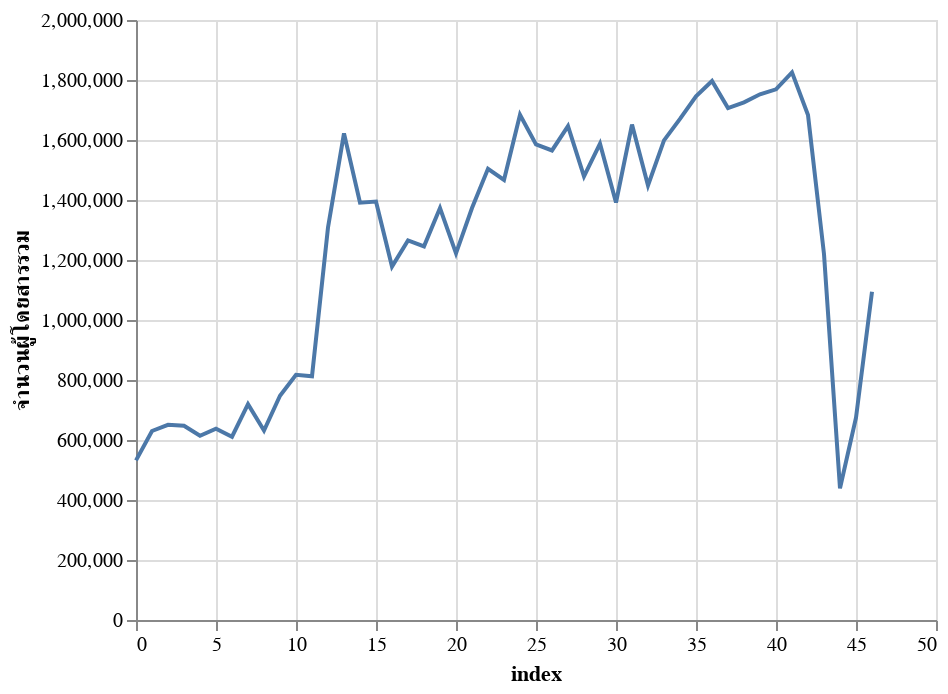

This figure's notebook cell:
### Code cell
alt.Chart(bts.reset_index()).mark_line().encode(
    x="index",
    y="จำนวนผู้โดยสารรวม"
)

### Figure 1 — Vega-Lite specification as saved in the notebook (floating-point values rounded to 4 significant figures)
{"config": {"view": {"continuousWidth": 400, "continuousHeight": 300}}, "data": {"name": "data-8da9968fc646121ba044b026059834b5"}, "mark": "line", "encoding": {"x": {"type": "quantitative", "field": "index"}, "y": {"type": "quantitative", "field": "จำนวนผู้โดยสารรวม"}}, "$schema": "https://vega.github.io/schema/vega-lite/v4.8.1.json", "datasets": {"data-8da9968fc646121ba044b026059834b5": [{"index": 0, "เดือน": "สิงหาคม", "ปี": 2559, "โครงการ": "โครงการรถไฟฟ้ามหานคร สายฉลองรัชธรรม", "จำนวนผู้โดยสารรวม": 532026, "จำนวนผู้โดยสารเฉลี่ยรายวัน": 20172, "จำนวนผู้โดยสารเฉลี่ยรายวันธรรมดา": 20492, "จำนวนผู้โดยสารเฉลี่ยรายวันหยุด": 19568}, {"index": 1, "เดือน": "กันยายน", "ปี": 2559, "โครงการ": "โครงการรถไฟฟ้ามหานคร สายฉลองรัชธรรม", "จำนวนผู้โดยสารรวม": 629963, "จำนวนผู้โดยสารเฉลี่ยรายวัน": 20999, "จำนวนผู้โดยสารเฉลี่ยรายวันธรรมดา": 22658, "จำนวนผู้โดยสารเฉลี่ยรายวันหยุด": 16437}, {"index": 2, "เดือน": "ตุลาคม", "ปี": 2559, "โครงการ": "โครงการรถไฟฟ้ามหานคร สายฉลองรัชธรรม", "จำนวนผู้โดยสารรวม": 650772, "จำนวนผู้โดยสารเฉลี่ยรายวัน": 20993, "จำนวนผู้โดยสารเฉลี่ยรายวันธรรมดา": 24212, "จำนวนผู้โดยสารเฉลี่ยรายวันหยุด": 15140}, {"index": 3, "เดือน": "พฤศจิกายน", "ปี": 2559, "โครงการ": "โครงการรถไฟฟ้ามหานคร สายฉลองรัชธรรม", "จำนวนผู้โดยสารรวม": 647337, "จำนวนผู้โดยสารเฉลี่ยรายวัน": 21578, "จำนวนผู้โดยสารเฉลี่ยรายวันธรรมดา": 24238, "จำนวนผู้โดยสารเฉลี่ยรายวันหยุด": 14264}, {"index": 4, "เดือน": "ธันวาคม", "ปี": 2559, "โครงการ": "โครงการรถไฟฟ้ามหานคร สายฉลองรัชธรรม", "จำนวนผู้โดยสารรวม": 614216, "จำนวนผู้โดยสารเฉลี่ยรายวัน": 19161, "จำนวนผู้โดยสารเฉลี่ยรายวันธรรมดา": 23048, "จำนวนผู้โดยสารเฉลี่ยรายวันหยุด": 12093}, {"index": 5, "เดือน": "มกราคม", "ปี": 2560, "โครงการ": "โครงการรถไฟฟ้ามหานคร สายฉลองรัชธรรม", "จำนวนผู้โดยสารรวม": 637589, "จำนวนผู้โดยสารเฉลี่ยรายวัน": 20500, "จำนวนผู้โดยสารเฉลี่ยรายวันธรรมดา": 24330, "จำนวนผู้โดยสารเฉลี่ยรายวันหยุด": 13538}, {"index": 6, "เดือน": "กุมภาพันธ์", "ปี": 2560, "โครงการ": "โครงการรถไฟฟ้ามหานคร สายฉลองรัชธรรม", "จำนวนผู้โดยสารรวม": 610955, "จำนวนผู้โดยสารเฉลี่ยรายวัน": 21822, "จำนวนผู้โดยสารเฉลี่ยรายวันธรรมดา": 25410, "จำนวนผู้โดยสารเฉลี่ยรายวันหยุด": 14248}, {"index": 7, "เดือน": "มีนาคม", "ปี": 2560, "โครงการ": "โครงการรถไฟฟ้ามหานคร สายฉลองรัชธรรม", "จำนวนผู้โดยสารรวม": 719225, "จำนวนผู้โดยสารเฉลี่ยรายวัน": 23201, "จำนวนผู้โดยสารเฉลี่ยรายวันธรรมดา": 25447, "จำนวนผู้โดยสารเฉลี่ยรายวันหยุด": 16741}, {"index": 8, "เดือน": "เมษายน", "ปี": 2560, "โครงการ": "โครงการรถไฟฟ้ามหานคร สายฉลองรัชธรรม", "จำนวนผู้โดยสารรวม": 631343, "จำนวนผู้โดยสารเฉลี่ยรายวัน": 21045, "จำนวนผู้โดยสารเฉลี่ยรายวันธรรมดา": 25678, "จำนวนผู้โดยสารเฉลี่ยรายวันหยุด": 15750}, {"index": 9, "เดือน": "พฤษภาคม", "ปี": 2560, "โครงการ": "โครงการรถไฟฟ้ามหานคร สายฉลองรัชธรรม", "จำนวนผู้โดยสารรวม": 747530, "จำนวนผู้โดยสารเฉลี่ยรายวัน": 24144, "จำนวนผู้โดยสารเฉลี่ยรายวันธรรมดา": 28127, "จำนวนผู้โดยสารเฉลี่ยรายวันหยุด": 16901}, {"index": 10, "เดือน": "มิถุนายน", "ปี": 2560, "โครงการ": "โครงการรถไฟฟ้ามหานคร สายฉลองรัชธรรม", "จำนวนผู้โดยสารรวม": 817146, "จำนวนผู้โดยสารเฉลี่ยรายวัน": 27243, "จำนวนผู้โดยสารเฉลี่ยรายวันธรรมดา": 30217, "จำนวนผู้โดยสารเฉลี่ยรายวันหยุด": 19066}, {"index": 11, "เดือน": "กรกฎาคม", "ปี": 2560, "โครงการ": "โครงการรถไฟฟ้ามหานคร สายฉลองรัชธรรม", "จำนวนผู้โดยสารรวม": 812445, "จำนวนผู้โดยสารเฉลี่ยรายวัน": 26565, "จำนวนผู้โดยสารเฉลี่ยรายวันธรรมดา": 31501, "จำนวนผู้โดยสารเฉลี่ยรายวันหยุด": 18749}, {"index": 12, "เดือน": "สิงหาคม", "ปี": 2560, "โครงการ": "โครงการรถไฟฟ้ามหานคร สายฉลองรัชธรรม", "จำนวนผู้โดยสารรวม": 1308446, "จำนวนผู้โดยสารเฉลี่ยรายวัน": 38931, "จำนวนผู้โดยสารเฉลี่ยรายวันธรรมดา": 43224, "จำนวนผู้โดยสารเฉลี่ยรายวันหยุด": 28436}, {"index": 13, "เดือน": "กันยายน", "ปี": 2560, "โครงการ": "โครงการรถไฟฟ้ามหานคร สายฉลองรัชธรรม", "จำนวนผู้โดยสารรวม": 1622195, "จำนวนผู้โดยสารเฉลี่ยรายวัน": 46909, "จำนวนผู้โดยสารเฉลี่ยรายวันธรรมดา": 52322, "จำนวนผู้โดยสารเฉลี่ยรายวันหยุด": 34278}, {"index": 14, "เดือน": "ตุลาคม", "ปี": 2560, "โครงการ": "โครงการรถไฟฟ้ามหานคร สายฉลองรัชธรรม", "จำนวนผู้โดยสารรวม": 1390911, "จำนวนผู้โดยสารเฉลี่ยรายวัน": 45897, "จำนวนผู้โดยสารเฉลี่ยรายวันธรรมดา": 53861, "จำนวนผู้โดยสารเฉลี่ยรายวันหยุด": 32140}, {"index": 15, "เดือน": "พฤศจิกายน", "ปี": 2560, "โครงการ": "โครงการรถไฟฟ้ามหานคร สายฉลองรัชธรรม", "จำนวนผู้โดยสารรวม": 1394867, "จำนวนผู้โดยสารเฉลี่ยรายวัน": 46519, "จำนวนผู้โดยสารเฉลี่ยรายวันธรรมดา": 52042, "จำนวนผู้โดยสารเฉลี่ยรายวันหยุด": 31330}, {"index": 16, "เดือน": "ธันวาคม", "ปี": 2560, "โครงการ": "โครงการรถไฟฟ้ามหานคร สายฉลองรัชธรรม", "จำนวนผู้โดยสารรวม": 1178015, "จำนวนผู้โดยสารเฉลี่ยรายวัน": 40311, "จำนวนผู้โดยสารเฉลี่ยรายวันธรรมดา": 48421, "จำนวนผู้โดยสารเฉลี่ยรายวันหยุด": 27470}, {"index": 17, "เดือน": "มกราคม", "ปี": 2561, "โครงการ": "โครงการรถไฟฟ้ามหานคร สายฉลองรัชธรรม", "จำนวนผู้โดยสารรวม": 1265194, "จำนวนผู้โดยสารเฉลี่ยรายวัน": 42748, "จำนวนผู้โดยสารเฉลี่ยรายวันธรรมดา": 50011, "จำนวนผู้โดยสารเฉลี่ยรายวันหยุด": 27495}, {"index": 18, "เดือน": "กุมภาพันธ์", "ปี": 2561, "โครงการ": "โครงการรถไฟฟ้ามหานคร สายฉลองรัชธรรม", "จำนวนผู้โดยสารรวม": 1245391, "จำนวนผู้โดยสารเฉลี่ยรายวัน": 45228, "จำนวนผู้โดยสารเฉลี่ยรายวันธรรมดา": 51381, "จำนวนผู้โดยสารเฉลี่ยรายวันหยุด": 29846}, {"index": 19, "เดือน": "มีนาคม", "ปี": 2561, "โครงการ": "โครงการรถไฟฟ้ามหานคร สายฉลองรัชธรรม", "จำนวนผู้โดยสารรวม": 1373053, "จำนวนผู้โดยสารเฉลี่ยรายวัน": 45004, "จำนวนผู้โดยสารเฉลี่ยรายวันธรรมดา": 51731, "จำนวนผู้โดยสารเฉลี่ยรายวันหยุด": 30877}, {"index": 20, "เดือน": "เมษายน", "ปี": 2561, "โครงการ": "โครงการรถไฟฟ้ามหานคร สายฉลองรัชธรรม", "จำนวนผู้โดยสารรวม": 1222331, "จำนวนผู้โดยสารเฉลี่ยรายวัน": 40833, "จำนวนผู้โดยสารเฉลี่ยรายวันธรรมดา": 51597, "จำนวนผู้โดยสารเฉลี่ยรายวันหยุด": 26756}, {"index": 21, "เดือน": "พฤษภาคม", "ปี": 2561, "โครงการ": "โครงการรถไฟฟ้ามหานคร สายฉลองรัชธรรม", "จำนวนผู้โดยสารรวม": 1373252, "จำนวนผู้โดยสารเฉลี่ยรายวัน": 45050, "จำนวนผู้โดยสารเฉลี่ยรายวันธรรมดา": 53101, "จำนวนผู้โดยสารเฉลี่ยรายวันหยุด": 30412}, {"index": 22, "เดือน": "มิถุนายน", "ปี": 2561, "โครงการ": "โครงการรถไฟฟ้ามหานคร สายฉลองรัชธรรม", "จำนวนผู้โดยสารรวม": 1504118, "จำนวนผู้โดยสารเฉลี่ยรายวัน": 49964, "จำนวนผู้โดยสารเฉลี่ยรายวันธรรมดา": 57088, "จำนวนผู้โดยสารเฉลี่ยรายวันหยุด": 33341}, {"index": 23, "เดือน": "กรกฎาคม", "ปี": 2561, "โครงการ": "โครงการรถไฟฟ้ามหานคร สายฉลองรัชธรรม", "จำนวนผู้โดยสารรวม": 1466777, "จำนวนผู้โดยสารเฉลี่ยรายวัน": 48613, "จำนวนผู้โดยสารเฉลี่ยรายวันธรรมดา": 58741, "จำนวนผู้โดยสารเฉลี่ยรายวันหยุด": 30199}, {"index": 24, "เดือน": "สิงหาคม", "ปี": 2561, "โครงการ": "โครงการรถไฟฟ้ามหานคร สายฉลองรัชธรรม", "จำนวนผู้โดยสารรวม": 1683823, "จำนวนผู้โดยสารเฉลี่ยรายวัน": 54223, "จำนวนผู้โดยสารเฉลี่ยรายวันธรรมดา": 62892, "จำนวนผู้โดยสารเฉลี่ยรายวันหยุด": 33034}, {"index": 25, "เดือน": "กันยายน", "ปี": 2561, "โครงการ": "โครงการรถไฟฟ้ามหานคร สายฉลองรัชธรรม", "จำนวนผู้โดยสารรวม": 1585030, "จำนวนผู้โดยสารเฉลี่ยรายวัน": 53453, "จำนวนผู้โดยสารเฉลี่ยรายวันธรรมดา": 62352, "จำนวนผู้โดยสารเฉลี่ยรายวันหยุด": 35653}, {"index": 26, "เดือน": "ตุลาคม", "ปี": 2561, "โครงการ": "โครงการรถไฟฟ้ามหานคร สายฉลองรัชธรรม", "จำนวนผู้โดยสารรวม": 1565132, "จำนวนผู้โดยสารเฉลี่ยรายวัน": 51304, "จำนวนผู้โดยสารเฉลี่ยรายวันธรรมดา": 60299, "จำนวนผู้โดยสารเฉลี่ยรายวันหยุด": 32414}, {"index": 27, "เดือน": "พฤศจิกายน", "ปี": 2561, "โครงการ": "โครงการรถไฟฟ้ามหานคร สายฉลองรัชธรรม", "จำนวนผู้โดยสารรวม": 1646422, "จำนวนผู้โดยสารเฉลี่ยรายวัน": 55070, "จำนวนผู้โดยสารเฉลี่ยรายวันธรรมดา": 62003, "จำนวนผู้โดยสารเฉลี่ยรายวันหยุด": 36004}, {"index": 28, "เดือน": "ธันวาคม", "ปี": 2561, "โครงการ": "โครงการรถไฟฟ้ามหานคร สายฉลองรัชธรรม", "จำนวนผู้โดยสารรวม": 1478857, "จำนวนผู้โดยสารเฉลี่ยรายวัน": 47859, "จำนวนผู้โดยสารเฉลี่ยรายวันธรรมดา": 58140, "จำนวนผู้โดยสารเฉลี่ยรายวันหยุด": 33624}, {"index": 29, "เดือน": "มกราคม", "ปี": 2562, "โครงการ": "โครงการรถไฟฟ้ามหานคร สายฉลองรัชธรรม", "จำนวนผู้โดยสารรวม": 1587555, "จำนวนผู้โดยสารเฉลี่ยรายวัน": 51347, "จำนวนผู้โดยสารเฉลี่ยรายวันธรรมดา": 59159, "จำนวนผู้โดยสารเฉลี่ยรายวันหยุด": 32252}, {"index": 30, "เดือน": "กุมภาพันธ์", "ปี": 2562, "โครงการ": "โครงการรถไฟฟ้ามหานคร สายฉลองรัชธรรม", "จำนวนผู้โดยสารรวม": 1391757, "จำนวนผู้โดยสารเฉลี่ยรายวัน": 51548, "จำนวนผู้โดยสารเฉลี่ยรายวันธรรมดา": 60349, "จำนวนผู้โดยสารเฉลี่ยรายวันหยุด": 32967}, {"index": 31, "เดือน": "มีนาคม", "ปี": 2562, "โครงการ": "โครงการรถไฟฟ้ามหานคร สายฉลองรัชธรรม", "จำนวนผู้โดยสารรวม": 1651391, "จำนวนผู้โดยสารเฉลี่ยรายวัน": 53701, "จำนวนผู้โดยสารเฉลี่ยรายวันธรรมดา": 61262, "จำนวนผู้โดยสารเฉลี่ยรายวันหยุด": 37284}, {"index": 32, "เดือน": "เมษายน", "ปี": 2562, "โครงการ": "โครงการรถไฟฟ้ามหานคร สายฉลองรัชธรรม", "จำนวนผู้โดยสารรวม": 1448402, "จำนวนผู้โดยสารเฉลี่ยรายวัน": 48630, "จำนวนผู้โดยสารเฉลี่ยรายวันธรรมดา": 61016, "จำนวนผู้โดยสารเฉลี่ยรายวันหยุด": 30052}, {"index": 33, "เดือน": "พฤษภาคม", "ปี": 2562, "โครงการ": "โครงการรถไฟฟ้ามหานคร สายฉลองรัชธรรม", "จำนวนผู้โดยสารรวม": 1598725, "จำนวนผู้โดยสารเฉลี่ยรายวัน": 52790, "จำนวนผู้โดยสารเฉลี่ยรายวันธรรมดา": 62586, "จำนวนผู้โดยสารเฉลี่ยรายวันหยุด": 34177}, {"index": 34, "เดือน": "มิถุนายน", "ปี": 2562, "โครงการ": "โครงการรถไฟฟ้ามหานคร สายฉลองรัชธรรม", "จำนวนผู้โดยสารรวม": 1670264, "จำนวนผู้โดยสารเฉลี่ยรายวัน": 55847, "จำนวนผู้โดยสารเฉลี่ยรายวันธรรมดา": 67272, "จำนวนผู้โดยสารเฉลี่ยรายวันหยุด": 36112}, {"index": 35, "เดือน": "กรกฎาคม", "ปี": 2562, "โครงการ": "โครงการรถไฟฟ้ามหานคร สายฉลองรัชธรรม", "จำนวนผู้โดยสารรวม": 1745728, "จำนวนผู้โดยสารเฉลี่ยรายวัน": 56313, "จำนวนผู้โดยสารเฉลี่ยรายวันธรรมดา": 67705, "จำนวนผู้โดยสารเฉลี่ยรายวันหยุด": 35601}, {"index": 36, "เดือน": "สิงหาคม", "ปี": 2562, "โครงการ": "โครงการรถไฟฟ้ามหานคร สายฉลองรัชธรรม", "จำนวนผู้โดยสารรวม": 1796738, "จำนวนผู้โดยสารเฉลี่ยรายวัน": 58360, "จำนวนผู้โดยสารเฉลี่ยรายวันธรรมดา": 68989, "จำนวนผู้โดยสารเฉลี่ยรายวันหยุด": 36039}, {"index": 37, "เดือน": "กันยายน", "ปี": 2562, "โครงการ": "โครงการรถไฟฟ้ามหานคร สายฉลองรัชธรรม", "จำนวนผู้โดยสารรวม": 1706450, "จำนวนผู้โดยสารเฉลี่ยรายวัน": 58104, "จำนวนผู้โดยสารเฉลี่ยรายวันธรรมดา": 67377, "จำนวนผู้โดยสารเฉลี่ยรายวันหยุด": 36468}, {"index": 38, "เดือน": "ตุลาคม", "ปี": 2562, "โครงการ": "โครงการรถไฟฟ้ามหานคร สายฉลองรัชธรรม", "จำนวนผู้โดยสารรวม": 1725517, "จำนวนผู้โดยสารเฉลี่ยรายวัน": 55797, "จำนวนผู้โดยสารเฉลี่ยรายวันธรรมดา": 65407, "จำนวนผู้โดยสารเฉลี่ยรายวันหยุด": 35614}, {"index": 39, "เดือน": "พฤศจิกายน", "ปี": 2562, "โครงการ": "โครงการรถไฟฟ้ามหานคร สายฉลองรัชธรรม", "จำนวนผู้โดยสารรวม": 1752391, "จำนวนผู้โดยสารเฉลี่ยรายวัน": 58513, "จำนวนผู้โดยสารเฉลี่ยรายวันธรรมดา": 67547, "จำนวนผู้โดยสารเฉลี่ยรายวันหยุด": 42910}, {"index": 40, "เดือน": "ธันวาคม", "ปี": 2562, "โครงการ": "โครงการรถไฟฟ้ามหานคร สายฉลองรัชธรรม", "จำนวนผู้โดยสารรวม": 1768983, "จำนวนผู้โดยสารเฉลี่ยรายวัน": 52490, "จำนวนผู้โดยสารเฉลี่ยรายวันธรรมดา": 65266, "จำนวนผู้โดยสารเฉลี่ยรายวันหยุด": 35783}, {"index": 41, "เดือน": "มกราคม", "ปี": 2563, "โครงการ": "โครงการรถไฟฟ้ามหานคร สายฉลองรัชธรรม", "จำนวนผู้โดยสารรวม": 1825447, "จำนวนผู้โดยสารเฉลี่ยรายวัน": 58961, "จำนวนผู้โดยสารเฉลี่ยรายวันธรรมดา": 67781, "จำนวนผู้โดยสารเฉลี่ยรายวันหยุด": 37401}, {"index": 42, "เดือน": "กุมภาพันธ์", "ปี": 2563, "โครงการ": "โครงการรถไฟฟ้ามหานคร สายฉลองรัชธรรม", "จำนวนผู้โดยสารรวม": 1683249, "จำนวนผู้โดยสารเฉลี่ยรายวัน": 57384, "จำนวนผู้โดยสารเฉลี่ยรายวันธรรมดา": 68406, "จำนวนผู้โดยสารเฉลี่ยรายวันหยุด": 36442}, {"index": 43, "เดือน": "มีนาคม", "ปี": 2563, "โครงการ": "โครงการรถไฟฟ้ามหานคร สายฉลองรัชธรรม", "จำนวนผู้โดยสารรวม": 1219614, "จำนวนผู้โดยสารเฉลี่ยรายวัน": 39601, "จำนวนผู้โดยสารเฉลี่ยรายวันธรรมดา": 47436, "จำนวนผู้โดยสารเฉลี่ยรายวันหยุด": 20450}, {"index": 44, "เดือน": "เมษายน", "ปี": 2563, "โครงการ": "โครงการรถไฟฟ้ามหานคร สายฉลองรัชธรรม", "จำนวนผู้โดยสารรวม": 438995, "จำนวนผู้โดยสารเฉลี่ยรายวัน": 14640, "จำนวนผู้โดยสารเฉลี่ยรายวันธรรมดา": 18001, "จำนวนผู้โดยสารเฉลี่ยรายวันหยุด": 6797}, {"index": 45, "เดือน": "พฤษภาคม", "ปี": 2563, "โครงการ": "โครงการรถไฟฟ้ามหานคร สายฉลองรัชธรรม", "จำนวนผู้โดยสารรวม": 674459, "จำนวนผู้โดยสารเฉลี่ยรายวัน": 21758, "จำนวนผู้โดยสารเฉลี่ยรายวันธรรมดา": 28009, "จำนวนผู้โดยสารเฉลี่ยรายวันหยุด": 14167}, {"index": 46, "เดือน": "มิถุนายน", "ปี": 2563, "โครงการ": "โครงการรถไฟฟ้ามหานคร สายฉลองรัชธรรม", "จำนวนผู้โดยสารรวม": 1094312, "จำนวนผู้โดยสารเฉลี่ยรายวัน": 36477, "จำนวนผู้โดยสารเฉลี่ยรายวันธรรมดา": 41687, "จำนวนผู้โดยสารเฉลี่ยรายวันหยุด": 24320}]}}
